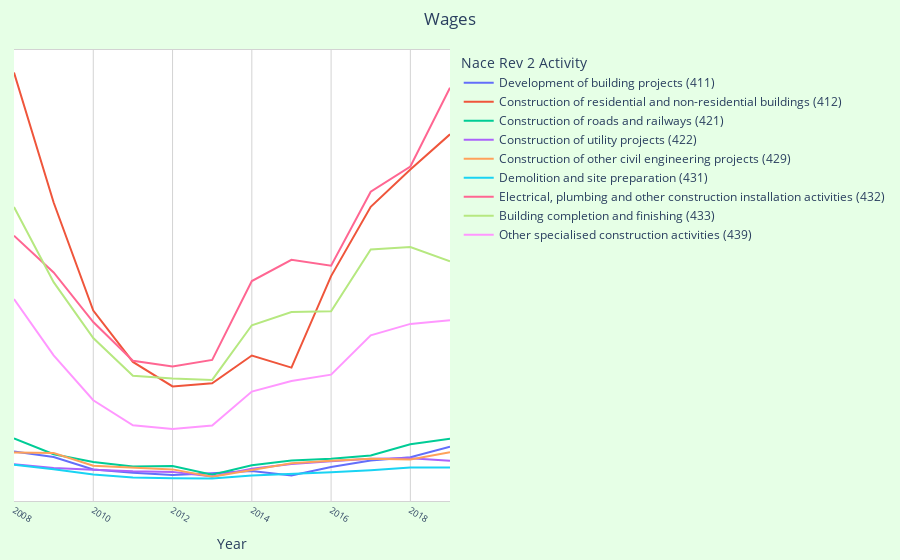

Source (notebook cell):
### Code cell
fig1 = px.line(wages, x="Year", y='VALUE', color="Nace Rev 2 Activity", title="Wages")
fig1.update_layout(
    xaxis_tickangle=30,#angle of the tick on x-axis
    title=dict(x=0.5), #set the title in center
    xaxis_tickfont=dict(size=9), #set the font for x-axis
    yaxis_visible=False, yaxis_showticklabels=False,
    margin=dict(l=10, r=20, t=50, b=20), #set the margin
    paper_bgcolor="#e6ffe6",#"#d7eff1", #set the background color for chart
    plot_bgcolor='white'
)
fig1.update_xaxes(
    mirror=True,
    showline=True,
    linecolor='lightgrey',
    gridcolor='lightgrey'
)
fig1.update_yaxes(
    mirror=True,
    showline=True,
    linecolor='lightgrey',
    gridcolor='lightgrey'
)

### Figure 1 — Plotly figure (JSON) as saved in the notebook; plotly's stock layout.template omitted (floating-point values rounded to 4 significant figures)
{"data": [{"hovertemplate": "Nace Rev 2 Activity=Development of building projects (411)<br>Year=%{x}<br>VALUE=%{y}<extra></extra>", "legendgroup": "Development of building projects (411)", "line": {"color": "#636efa", "dash": "solid"}, "marker": {"symbol": "circle"}, "mode": "lines", "name": "Development of building projects (411)", "orientation": "v", "showlegend": true, "type": "scatter", "x": [2008, 2009, 2010, 2011, 2012, 2013, 2014, 2015, 2016, 2017, 2018, 2019], "xaxis": "x", "y": [159545, 132153, 70836, 53924, 43848, 51313, 62503, 41457, 83166, 115048, 131153, 182351], "yaxis": "y"}, {"hovertemplate": "Nace Rev 2 Activity=Construction of residential and non-residential buildings (412)<br>Year=%{x}<br>VALUE=%{y}<extra></extra>", "legendgroup": "Construction of residential and non-residential buildings (412)", "line": {"color": "#EF553B", "dash": "solid"}, "marker": {"symbol": "circle"}, "mode": "lines", "name": "Construction of residential and non-residential buildings (412)", "orientation": "v", "showlegend": true, "type": "scatter", "x": [2008, 2009, 2010, 2011, 2012, 2013, 2014, 2015, 2016, 2017, 2018, 2019], "xaxis": "x", "y": [2025932, 1385667, 853547, 600327, 479868, 494748, 631743, 572298, 1023051, 1364556, 1548722, 1721650], "yaxis": "y"}, {"hovertemplate": "Nace Rev 2 Activity=Construction of roads and railways (421)<br>Year=%{x}<br>VALUE=%{y}<extra></extra>", "legendgroup": "Construction of roads and railways (421)", "line": {"color": "#00cc96", "dash": "solid"}, "marker": {"symbol": "circle"}, "mode": "lines", "name": "Construction of roads and railways (421)", "orientation": "v", "showlegend": true, "type": "scatter", "x": [2008, 2009, 2010, 2011, 2012, 2013, 2014, 2015, 2016, 2017, 2018, 2019], "xaxis": "x", "y": [224050, 145728, 107032, 85699, 87330, 44394, 91269, 115057, 123543, 139335, 194676, 221302], "yaxis": "y"}, {"hovertemplate": "Nace Rev 2 Activity=Construction of utility projects (422)<br>Year=%{x}<br>VALUE=%{y}<extra></extra>", "legendgroup": "Construction of utility projects (422)", "line": {"color": "#ab63fa", "dash": "solid"}, "marker": {"symbol": "circle"}, "mode": "lines", "name": "Construction of utility projects (422)", "orientation": "v", "showlegend": true, "type": "scatter", "x": [2008, 2009, 2010, 2011, 2012, 2013, 2014, 2015, 2016, 2017, 2018, 2019], "xaxis": "x", "y": [95966, 77532, 69619, 61604, 58663, 35473, 74220, 97234, 111506, 123004, 125291, 112913], "yaxis": "y"}, {"hovertemplate": "Nace Rev 2 Activity=Construction of other civil engineering projects (429)<br>Year=%{x}<br>VALUE=%{y}<extra></extra>", "legendgroup": "Construction of other civil engineering projects (429)", "line": {"color": "#FFA15A", "dash": "solid"}, "marker": {"symbol": "circle"}, "mode": "lines", "name": "Construction of other civil engineering projects (429)", "orientation": "v", "showlegend": true, "type": "scatter", "x": [2008, 2009, 2010, 2011, 2012, 2013, 2014, 2015, 2016, 2017, 2018, 2019], "xaxis": "x", "y": [153793, 151554, 88741, 78975, 70966, 34368, 68904, 101411, 113031, 123834, 119364, 155601], "yaxis": "y"}, {"hovertemplate": "Nace Rev 2 Activity=Demolition and site preparation (431)<br>Year=%{x}<br>VALUE=%{y}<extra></extra>", "legendgroup": "Demolition and site preparation (431)", "line": {"color": "#19d3f3", "dash": "solid"}, "marker": {"symbol": "circle"}, "mode": "lines", "name": "Demolition and site preparation (431)", "orientation": "v", "showlegend": true, "type": "scatter", "x": [2008, 2009, 2010, 2011, 2012, 2013, 2014, 2015, 2016, 2017, 2018, 2019], "xaxis": "x", "y": [93288, 71879, 45500, 30346, 27514, 26278, 40779, 47008, 56282, 66570, 80569, 80837], "yaxis": "y"}, {"hovertemplate": "Nace Rev 2 Activity=Electrical, plumbing and other construction installation activities (432)<br>Year=%{x}<br>VALUE=%{y}<extra></extra>", "legendgroup": "Electrical, plumbing and other construction installation activities (432)", "line": {"color": "#FF6692", "dash": "solid"}, "marker": {"symbol": "circle"}, "mode": "lines", "name": "Electrical, plumbing and other construction installation activities (432)", "orientation": "v", "showlegend": true, "type": "scatter", "x": [2008, 2009, 2010, 2011, 2012, 2013, 2014, 2015, 2016, 2017, 2018, 2019], "xaxis": "x", "y": [1222075, 1040976, 796796, 605994, 577751, 610282, 998975, 1103419, 1074716, 1438791, 1562850, 1951041], "yaxis": "y"}, {"hovertemplate": "Nace Rev 2 Activity=Building completion and finishing (433)<br>Year=%{x}<br>VALUE=%{y}<extra></extra>", "legendgroup": "Building completion and finishing (433)", "line": {"color": "#B6E880", "dash": "solid"}, "marker": {"symbol": "circle"}, "mode": "lines", "name": "Building completion and finishing (433)", "orientation": "v", "showlegend": true, "type": "scatter", "x": [2008, 2009, 2010, 2011, 2012, 2013, 2014, 2015, 2016, 2017, 2018, 2019], "xaxis": "x", "y": [1363489, 993166, 718242, 531921, 519139, 511827, 780854, 846237, 850038, 1154217, 1166075, 1096325], "yaxis": "y"}, {"hovertemplate": "Nace Rev 2 Activity=Other specialised construction activities (439)<br>Year=%{x}<br>VALUE=%{y}<extra></extra>", "legendgroup": "Other specialised construction activities (439)", "line": {"color": "#FF97FF", "dash": "solid"}, "marker": {"symbol": "circle"}, "mode": "lines", "name": "Other specialised construction activities (439)", "orientation": "v", "showlegend": true, "type": "scatter", "x": [2008, 2009, 2010, 2011, 2012, 2013, 2014, 2015, 2016, 2017, 2018, 2019], "xaxis": "x", "y": [910116, 632952, 411631, 287765, 269719, 286880, 454350, 506652, 537727, 731221, 787607, 805776], "yaxis": "y"}], "layout": {"legend": {"title": {"text": "Nace Rev 2 Activity"}, "tracegroupgap": 0}, "margin": {"b": 20, "l": 10, "r": 20, "t": 50}, "paper_bgcolor": "#e6ffe6", "plot_bgcolor": "white", "title": {"text": "Wages", "x": 0.5}, "xaxis": {"anchor": "y", "domain": [0, 1], "gridcolor": "lightgrey", "linecolor": "lightgrey", "mirror": true, "showline": true, "tickangle": 30, "tickfont": {"size": 9}, "title": {"text": "Year"}}, "yaxis": {"anchor": "x", "domain": [0, 1], "gridcolor": "lightgrey", "linecolor": "lightgrey", "mirror": true, "showline": true, "showticklabels": false, "title": {"text": "VALUE"}, "visible": false}}}
